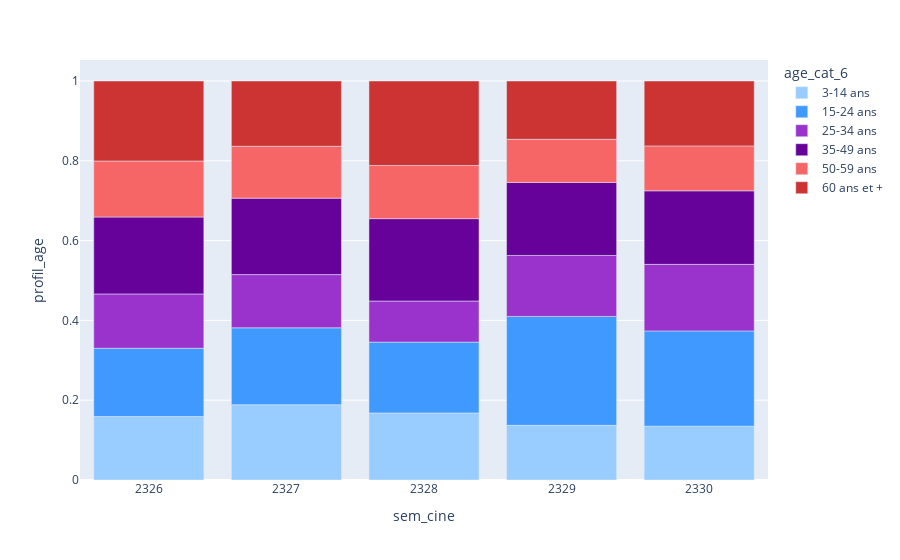

Source (notebook cell):
### Markdown cell above
### **Changez la couleurs des lignes en utilisant la palette age_colors ci-dessous**  
N'hésitez pas à utiliser le liden de la documentation plotly.  
Lisez le nom des paramètres disponibles. Si le nom d'un paramètres vous interpelle, scrollez vers le bas pour voir son utilisation.

### Code cell
age_colors = [
    f'rgba(153,204,255,1)',
    f'rgba(64,153,255,1)',
    f'rgba(153,51,204,1)',
    f'rgba(102,1,153,1)',
    f'rgba(246,102,103,1)',
    f'rgba(204,51,51,1)',
]

fig = px.bar(
    data_agg_age,
    x='sem_cine',
    y='profil_age',
    color='age_cat_6',
    color_discrete_sequence=age_colors,
)
fig

### Figure 1 — Plotly figure (JSON) as saved in the notebook; plotly's stock layout.template omitted (floating-point values rounded to 4 significant figures)
{"data": [{"hovertemplate": "age_cat_6=3-14 ans<br>sem_cine=%{x}<br>profil_age=%{y}<extra></extra>", "legendgroup": "3-14 ans", "marker": {"color": "rgba(153,204,255,1)", "pattern": {"shape": ""}}, "name": "3-14 ans", "orientation": "v", "showlegend": true, "textposition": "auto", "type": "bar", "x": [2326, 2327, 2328, 2329, 2330], "xaxis": "x", "y": [0.1591, 0.1887, 0.1682, 0.137, 0.1349], "yaxis": "y"}, {"hovertemplate": "age_cat_6=15-24 ans<br>sem_cine=%{x}<br>profil_age=%{y}<extra></extra>", "legendgroup": "15-24 ans", "marker": {"color": "rgba(64,153,255,1)", "pattern": {"shape": ""}}, "name": "15-24 ans", "orientation": "v", "showlegend": true, "textposition": "auto", "type": "bar", "x": [2326, 2327, 2328, 2329, 2330], "xaxis": "x", "y": [0.1711, 0.1927, 0.1774, 0.2729, 0.2388], "yaxis": "y"}, {"hovertemplate": "age_cat_6=25-34 ans<br>sem_cine=%{x}<br>profil_age=%{y}<extra></extra>", "legendgroup": "25-34 ans", "marker": {"color": "rgba(153,51,204,1)", "pattern": {"shape": ""}}, "name": "25-34 ans", "orientation": "v", "showlegend": true, "textposition": "auto", "type": "bar", "x": [2326, 2327, 2328, 2329, 2330], "xaxis": "x", "y": [0.1361, 0.1334, 0.103, 0.1528, 0.1668], "yaxis": "y"}, {"hovertemplate": "age_cat_6=35-49 ans<br>sem_cine=%{x}<br>profil_age=%{y}<extra></extra>", "legendgroup": "35-49 ans", "marker": {"color": "rgba(102,1,153,1)", "pattern": {"shape": ""}}, "name": "35-49 ans", "orientation": "v", "showlegend": true, "textposition": "auto", "type": "bar", "x": [2326, 2327, 2328, 2329, 2330], "xaxis": "x", "y": [0.1928, 0.1916, 0.2065, 0.183, 0.1844], "yaxis": "y"}, {"hovertemplate": "age_cat_6=50-59 ans<br>sem_cine=%{x}<br>profil_age=%{y}<extra></extra>", "legendgroup": "50-59 ans", "marker": {"color": "rgba(246,102,103,1)", "pattern": {"shape": ""}}, "name": "50-59 ans", "orientation": "v", "showlegend": true, "textposition": "auto", "type": "bar", "x": [2326, 2327, 2328, 2329, 2330], "xaxis": "x", "y": [0.1404, 0.13, 0.1332, 0.1081, 0.1126], "yaxis": "y"}, {"hovertemplate": "age_cat_6=60 ans et +<br>sem_cine=%{x}<br>profil_age=%{y}<extra></extra>", "legendgroup": "60 ans et +", "marker": {"color": "rgba(204,51,51,1)", "pattern": {"shape": ""}}, "name": "60 ans et +", "orientation": "v", "showlegend": true, "textposition": "auto", "type": "bar", "x": [2326, 2327, 2328, 2329, 2330], "xaxis": "x", "y": [0.2005, 0.1636, 0.2117, 0.1462, 0.1626], "yaxis": "y"}], "layout": {"barmode": "relative", "legend": {"title": {"text": "age_cat_6"}, "tracegroupgap": 0}, "margin": {"t": 60}, "xaxis": {"anchor": "y", "domain": [0, 1], "title": {"text": "sem_cine"}}, "yaxis": {"anchor": "x", "domain": [0, 1], "title": {"text": "profil_age"}}}}
